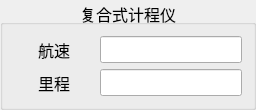
               <widget class="QGroupBox" name="groupBox_23">
                <property name="sizePolicy">
                 <sizepolicy hsizetype="Preferred" vsizetype="Expanding">
                  <horstretch>0</horstretch>
                  <verstretch>0</verstretch>
                 </sizepolicy>
                </property>
                <property name="font">
                 <font>
                  <pointsize>12</pointsize>
                 </font>
                </property>
                <property name="title">
                 <string>复合式计程仪</string>
                </property>
                <property name="alignment">
                 <set>Qt::AlignCenter</set>
                </property>
                <layout class="QGridLayout" name="gridLayout_45">
                 <item row="0" column="0">
                  <layout class="QVBoxLayout" name="verticalLayout_42" stretch="2">
                   <item>
                    <layout class="QGridLayout" name="gridLayout_46">
                     <item row="0" column="0">
                      <widget class="QLabel" name="Label_95">
                       <property name="sizePolicy">
                        <sizepolicy hsizetype="Preferred" vsizetype="Expanding">
                         <horstretch>0</horstretch>
                         <verstretch>0</verstretch>
                        </sizepolicy>
                       </property>
                       <property name="minimumSize">
                        <size>
                         <width>80</width>
                         <height>0</height>
                        </size>
                       </property>
                       <property name="text">
                        <string>航速</string>
                       </property>
                       <property name="alignment">
                        <set>Qt::AlignCenter</set>
                       </property>
                      </widget>
                     </item>
                     <item row="0" column="1">
                      <widget class="QLineEdit" name="lineEdit_lichengyi_hangsu">
                       <property name="sizePolicy">
                        <sizepolicy hsizetype="Expanding" vsizetype="Expanding">
                         <horstretch>0</horstretch>
                         <verstretch>0</verstretch>
                        </sizepolicy>
                       </property>
                       <property name="alignment">
                        <set>Qt::AlignCenter</set>
                       </property>
                      </widget>
                     </item>
                     <item row="1" column="0">
                      <widget class="QLabel" name="Label_96">
                       <property name="sizePolicy">
                        <sizepolicy hsizetype="Preferred" vsizetype="Expanding">
                         <horstretch>0</horstretch>
                         <verstretch>0</verstretch>
                        </sizepolicy>
                       </property>
                       <property name="text">
                        <string>里程</string>
                       </property>
                       <property name="alignment">
                        <set>Qt::AlignCenter</set>
                       </property>
                      </widget>
                     </item>
                     <item row="1" column="1">
                      <widget class="QLineEdit" name="lineEdit_lichengyi_licheng">
                       <property name="sizePolicy">
                        <sizepolicy hsizetype="Expanding" vsizetype="Expanding">
                         <horstretch>0</horstretch>
                         <verstretch>0</verstretch>
                        </sizepolicy>
                       </property>
                       <property name="alignment">
                        <set>Qt::AlignCenter</set>
                       </property>
                      </widget>
                     </item>
                    </layout>
                   </item>
                  </layout>
                 </item>
                </layout>
               </widget>
